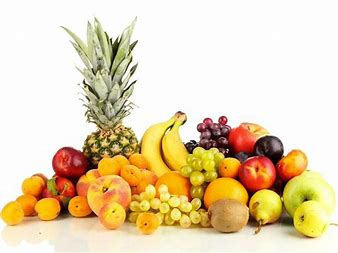
#> input picture Python files/img.jpg, 338 x 253 px, found by its file name
$ python open5.py
#> lines starting #> are read from the running program, lines starting #| are printed output that depends on the picture
import sys
from random import randint
import cv2 as cv
def main(argv):

    borderType = cv.BORDER_CONSTANT
    window_name = "copyMakeBorder Demo"

    imageName = argv[0] if len(argv) > 0 else 'img.jpg'
    # Loads an image
    src = cv.imread(cv.samples.findFile(imageName), cv.IMREAD_COLOR)
#> src is the input picture: shape (253, 338, 3); mean B, G, R 177, 211.6, 230.2
    # Check if image is loaded fine
    if src is None:
        print ('Error opening image!')
        print ('Usage: copy_make_border.py [image_name -- default lena.jpg] \n')
        return -1

    print ('\n'
           '\t   copyMakeBorder Demo: \n'
           '     -------------------- \n'
           ' ** Press \'c\' to set the border to a random constant value \n'
           ' ** Press \'r\' to set the border to be replicated \n'
           ' ** Press \'ESC\' to exit the program ')

    cv.namedWindow(window_name, cv.WINDOW_AUTOSIZE)

    top = int(0.05 * src.shape[0])  # shape[0] = rows
#> top = 12
    bottom = top
#> bottom = 12
    left = int(0.05 * src.shape[1])  # shape[1] = cols
#> left = 16
    right = left
#> right = 16

    while 1:

        value = [randint(0, 255), randint(0, 255), randint(0, 255)]

        dst = cv.copyMakeBorder(src, top, bottom, left, right, borderType, None, value)
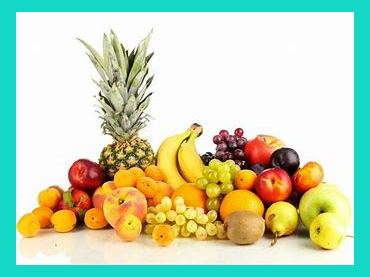
#> dst: shape (277, 370, 3); mean B, G, R 180.3, 212.2, 195.4

        cv.imshow(window_name, dst)

        c = cv.waitKey(500)
#> (key Esc is pressed here)
        if c == 27:
            break
        elif c == 99: # 99 = ord('c')
            borderType = cv.BORDER_CONSTANT
        elif c == 114: # 114 = ord('r')
            borderType = cv.BORDER_REPLICATE

    return 0
if __name__ == "__main__":
    main(sys.argv[1:])

$ run again, with Python files/123.jpg copied over Python files/img.jpg
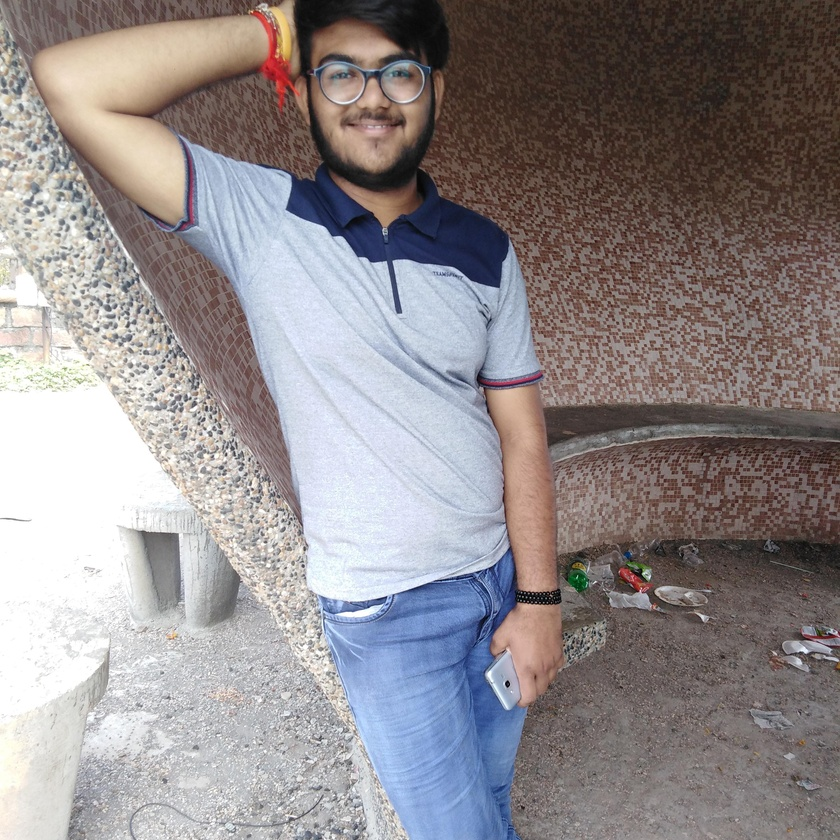
#> input picture Python files/123.jpg, 840 x 840 px, shrunk from 3120 x 3120 before the run, found by its file name
#> in main, src is the input picture: shape (840, 840, 3); mean B, G, R 139.5, 138, 144.5
#> in main, `dst = cv.copyMakeBorder(src, top, bottom, left, right, borderType, Non..`:
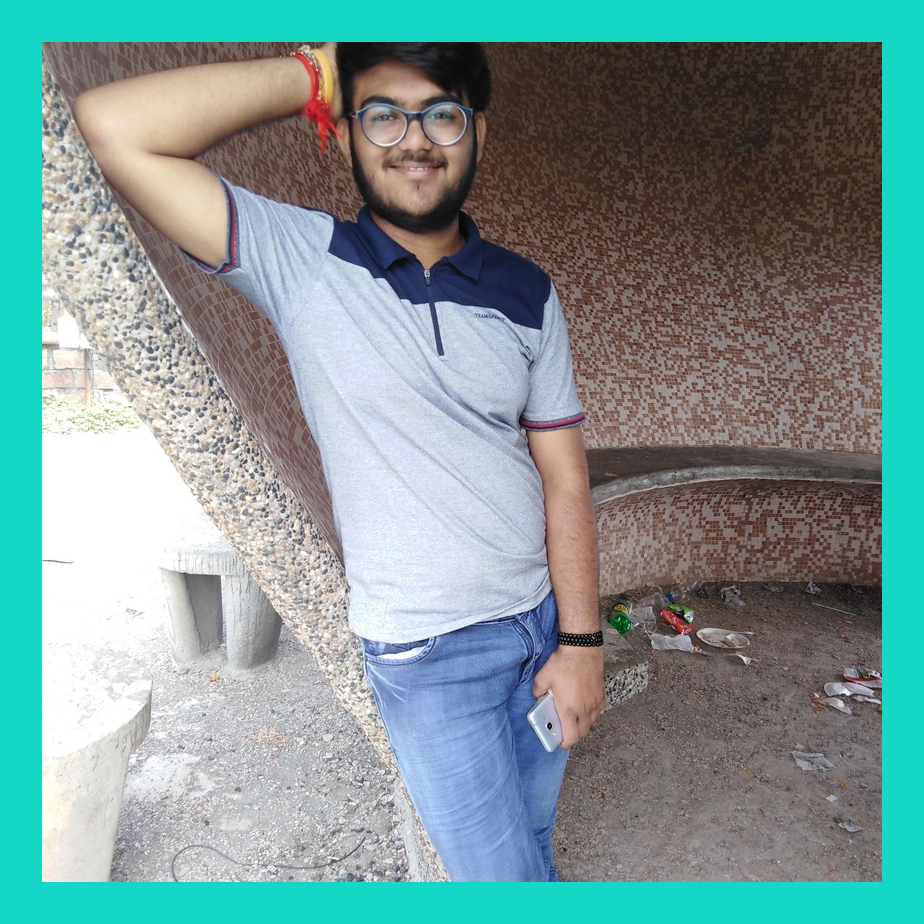
#> dst: shape (924, 924, 3); mean B, G, R 149.5, 151.4, 122.9
